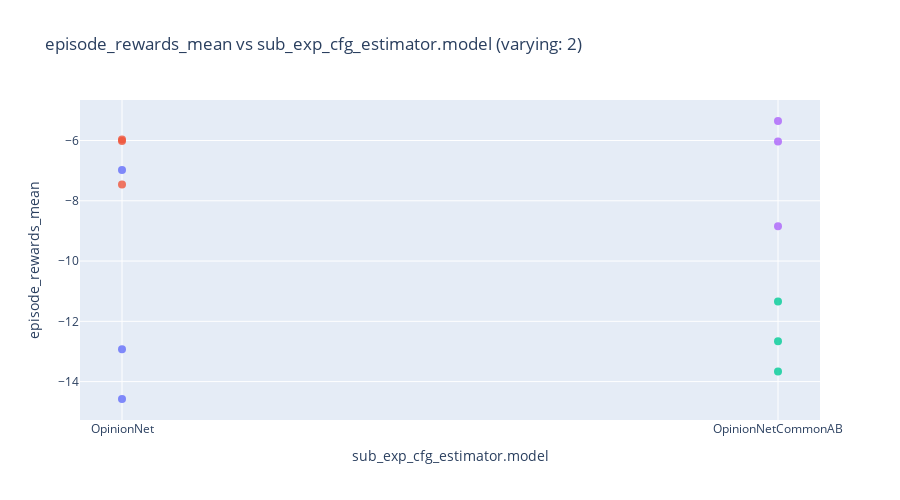
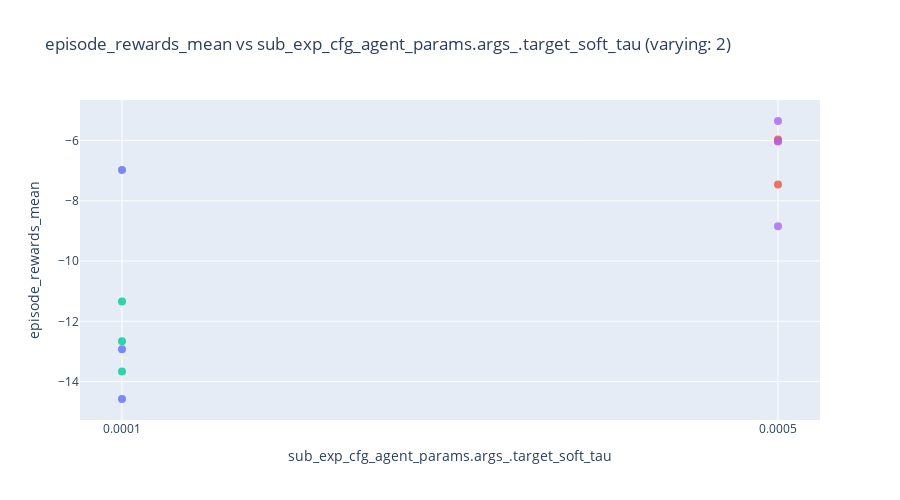

Notebook source saved alongside these figures, in order:
### Code cell
import plotly.express as px

# --- config ---
target_col = "episode_rewards_mean"          # your target metric
color_col  = "experiment_name"               # optional color grouping
readable_names = {
    # optional friendly names; falls back to raw column name if missing
    # "hp_raw_name": "Pretty Name",
}

# --- build plots ---
varying_hps = [hp for hp in hyperparam_columns if sub_df[hp].nunique(dropna=False) > 1]

if not varying_hps:
    print("No hyperparameters with more than one unique value — nothing to plot.")
else:
    for hp in varying_hps:
        # Rename only the current x column (leave others as-is for hover)
        x_name = readable_names.get(hp, hp)
        plot_df = sub_df.rename(columns={hp: x_name})

        fig = px.scatter(
            plot_df,
            x=x_name,
            y=target_col,
            color=color_col if color_col in plot_df.columns else None,
            hover_data=hyperparam_columns,  # handy to inspect full config per point
            title=f"{target_col} vs {x_name} (varying: {sub_df[hp].nunique(dropna=False)})",
            height=500
        )
        fig.update_traces(mode="markers", marker=dict(size=8, opacity=0.8))
        fig.update_layout(showlegend=False)
        fig.show()

### Figure 1 — Plotly figure (JSON) as saved in the notebook; plotly's stock layout.template omitted (floating-point values rounded to 4 significant figures)
{"data": [{"customdata": [["2000", "0.0001", "fixed"], ["2000", "0.0001", "fixed"], ["2000", "0.0001", "fixed"]], "hovertemplate": "experiment_name=0000_estimator.model_OpinionNet__agent_params.args_.replay_start_size_2000__agent_params.args_.target_soft_tau_0.0001__experiment_fixed<br>sub_exp_cfg_estimator.model=%{x}<br>episode_rewards_mean=%{y}<br>sub_exp_cfg_agent_params.args_.replay_start_size=%{customdata[0]}<br>sub_exp_cfg_agent_params.args_.target_soft_tau=%{customdata[1]}<br>sub_exp_cfg_experiment=%{customdata[2]}<extra></extra>", "legendgroup": "0000_estimator.model_OpinionNet__agent_params.args_.replay_start_size_2000__agent_params.args_.target_soft_tau_0.0001__experiment_fixed", "marker": {"color": "#636efa", "opacity": 0.8, "size": 8, "symbol": "circle"}, "mode": "markers", "name": "0000_estimator.model_OpinionNet__agent_params.args_.replay_start_size_2000__agent_params.args_.target_soft_tau_0.0001__experiment_fixed", "orientation": "v", "showlegend": true, "type": "scatter", "x": ["OpinionNet", "OpinionNet", "OpinionNet"], "xaxis": "x", "y": [-12.93, -14.58, -6.979], "yaxis": "y"}, {"customdata": [["2000", "0.0005", "fixed"], ["2000", "0.0005", "fixed"], ["2000", "0.0005", "fixed"]], "hovertemplate": "experiment_name=0001_estimator.model_OpinionNet__agent_params.args_.replay_start_size_2000__agent_params.args_.target_soft_tau_0.0005__experiment_fixed<br>sub_exp_cfg_estimator.model=%{x}<br>episode_rewards_mean=%{y}<br>sub_exp_cfg_agent_params.args_.replay_start_size=%{customdata[0]}<br>sub_exp_cfg_agent_params.args_.target_soft_tau=%{customdata[1]}<br>sub_exp_cfg_experiment=%{customdata[2]}<extra></extra>", "legendgroup": "0001_estimator.model_OpinionNet__agent_params.args_.replay_start_size_2000__agent_params.args_.target_soft_tau_0.0005__experiment_fixed", "marker": {"color": "#EF553B", "opacity": 0.8, "size": 8, "symbol": "circle"}, "mode": "markers", "name": "0001_estimator.model_OpinionNet__agent_params.args_.replay_start_size_2000__agent_params.args_.target_soft_tau_0.0005__experiment_fixed", "orientation": "v", "showlegend": true, "type": "scatter", "x": ["OpinionNet", "OpinionNet", "OpinionNet"], "xaxis": "x", "y": [-7.456, -5.962, -6.017], "yaxis": "y"}, {"customdata": [["2000", "0.0001", "fixed"], ["2000", "0.0001", "fixed"], ["2000", "0.0001", "fixed"]], "hovertemplate": "experiment_name=0002_estimator.model_OpinionNetCommonAB__agent_params.args_.replay_start_size_2000__agent_params.args_.target_soft_tau_0.0001__experiment_fixed<br>sub_exp_cfg_estimator.model=%{x}<br>episode_rewards_mean=%{y}<br>sub_exp_cfg_agent_params.args_.replay_start_size=%{customdata[0]}<br>sub_exp_cfg_agent_params.args_.target_soft_tau=%{customdata[1]}<br>sub_exp_cfg_experiment=%{customdata[2]}<extra></extra>", "legendgroup": "0002_estimator.model_OpinionNetCommonAB__agent_params.args_.replay_start_size_2000__agent_params.args_.target_soft_tau_0.0001__experiment_fixed", "marker": {"color": "#00cc96", "opacity": 0.8, "size": 8, "symbol": "circle"}, "mode": "markers", "name": "0002_estimator.model_OpinionNetCommonAB__agent_params.args_.replay_start_size_2000__agent_params.args_.target_soft_tau_0.0001__experiment_fixed", "orientation": "v", "showlegend": true, "type": "scatter", "x": ["OpinionNetCommonAB", "OpinionNetCommonAB", "OpinionNetCommonAB"], "xaxis": "x", "y": [-12.66, -13.66, -11.34], "yaxis": "y"}, {"customdata": [["2000", "0.0005", "fixed"], ["2000", "0.0005", "fixed"], ["2000", "0.0005", "fixed"]], "hovertemplate": "experiment_name=0003_estimator.model_OpinionNetCommonAB__agent_params.args_.replay_start_size_2000__agent_params.args_.target_soft_tau_0.0005__experiment_fixed<br>sub_exp_cfg_estimator.model=%{x}<br>episode_rewards_mean=%{y}<br>sub_exp_cfg_agent_params.args_.replay_start_size=%{customdata[0]}<br>sub_exp_cfg_agent_params.args_.target_soft_tau=%{customdata[1]}<br>sub_exp_cfg_experiment=%{customdata[2]}<extra></extra>", "legendgroup": "0003_estimator.model_OpinionNetCommonAB__agent_params.args_.replay_start_size_2000__agent_params.args_.target_soft_tau_0.0005__experiment_fixed", "marker": {"color": "#ab63fa", "opacity": 0.8, "size": 8, "symbol": "circle"}, "mode": "markers", "name": "0003_estimator.model_OpinionNetCommonAB__agent_params.args_.replay_start_size_2000__agent_params.args_.target_soft_tau_0.0005__experiment_fixed", "orientation": "v", "showlegend": true, "type": "scatter", "x": ["OpinionNetCommonAB", "OpinionNetCommonAB", "OpinionNetCommonAB"], "xaxis": "x", "y": [-6.031, -5.352, -8.844], "yaxis": "y"}], "layout": {"height": 500, "legend": {"title": {"text": "experiment_name"}, "tracegroupgap": 0}, "showlegend": false, "title": {"text": "episode_rewards_mean vs sub_exp_cfg_estimator.model (varying: 2)"}, "xaxis": {"anchor": "y", "domain": [0, 1], "title": {"text": "sub_exp_cfg_estimator.model"}}, "yaxis": {"anchor": "x", "domain": [0, 1], "title": {"text": "episode_rewards_mean"}}}}

### Figure 2 — Plotly figure (JSON) as saved in the notebook; plotly's stock layout.template omitted (floating-point values rounded to 4 significant figures)
{"data": [{"customdata": [["OpinionNet", "2000", "fixed"], ["OpinionNet", "2000", "fixed"], ["OpinionNet", "2000", "fixed"]], "hovertemplate": "experiment_name=0000_estimator.model_OpinionNet__agent_params.args_.replay_start_size_2000__agent_params.args_.target_soft_tau_0.0001__experiment_fixed<br>sub_exp_cfg_agent_params.args_.target_soft_tau=%{x}<br>episode_rewards_mean=%{y}<br>sub_exp_cfg_estimator.model=%{customdata[0]}<br>sub_exp_cfg_agent_params.args_.replay_start_size=%{customdata[1]}<br>sub_exp_cfg_experiment=%{customdata[2]}<extra></extra>", "legendgroup": "0000_estimator.model_OpinionNet__agent_params.args_.replay_start_size_2000__agent_params.args_.target_soft_tau_0.0001__experiment_fixed", "marker": {"color": "#636efa", "opacity": 0.8, "size": 8, "symbol": "circle"}, "mode": "markers", "name": "0000_estimator.model_OpinionNet__agent_params.args_.replay_start_size_2000__agent_params.args_.target_soft_tau_0.0001__experiment_fixed", "orientation": "v", "showlegend": true, "type": "scatter", "x": ["0.0001", "0.0001", "0.0001"], "xaxis": "x", "y": [-12.93, -14.58, -6.979], "yaxis": "y"}, {"customdata": [["OpinionNet", "2000", "fixed"], ["OpinionNet", "2000", "fixed"], ["OpinionNet", "2000", "fixed"]], "hovertemplate": "experiment_name=0001_estimator.model_OpinionNet__agent_params.args_.replay_start_size_2000__agent_params.args_.target_soft_tau_0.0005__experiment_fixed<br>sub_exp_cfg_agent_params.args_.target_soft_tau=%{x}<br>episode_rewards_mean=%{y}<br>sub_exp_cfg_estimator.model=%{customdata[0]}<br>sub_exp_cfg_agent_params.args_.replay_start_size=%{customdata[1]}<br>sub_exp_cfg_experiment=%{customdata[2]}<extra></extra>", "legendgroup": "0001_estimator.model_OpinionNet__agent_params.args_.replay_start_size_2000__agent_params.args_.target_soft_tau_0.0005__experiment_fixed", "marker": {"color": "#EF553B", "opacity": 0.8, "size": 8, "symbol": "circle"}, "mode": "markers", "name": "0001_estimator.model_OpinionNet__agent_params.args_.replay_start_size_2000__agent_params.args_.target_soft_tau_0.0005__experiment_fixed", "orientation": "v", "showlegend": true, "type": "scatter", "x": ["0.0005", "0.0005", "0.0005"], "xaxis": "x", "y": [-7.456, -5.962, -6.017], "yaxis": "y"}, {"customdata": [["OpinionNetCommonAB", "2000", "fixed"], ["OpinionNetCommonAB", "2000", "fixed"], ["OpinionNetCommonAB", "2000", "fixed"]], "hovertemplate": "experiment_name=0002_estimator.model_OpinionNetCommonAB__agent_params.args_.replay_start_size_2000__agent_params.args_.target_soft_tau_0.0001__experiment_fixed<br>sub_exp_cfg_agent_params.args_.target_soft_tau=%{x}<br>episode_rewards_mean=%{y}<br>sub_exp_cfg_estimator.model=%{customdata[0]}<br>sub_exp_cfg_agent_params.args_.replay_start_size=%{customdata[1]}<br>sub_exp_cfg_experiment=%{customdata[2]}<extra></extra>", "legendgroup": "0002_estimator.model_OpinionNetCommonAB__agent_params.args_.replay_start_size_2000__agent_params.args_.target_soft_tau_0.0001__experiment_fixed", "marker": {"color": "#00cc96", "opacity": 0.8, "size": 8, "symbol": "circle"}, "mode": "markers", "name": "0002_estimator.model_OpinionNetCommonAB__agent_params.args_.replay_start_size_2000__agent_params.args_.target_soft_tau_0.0001__experiment_fixed", "orientation": "v", "showlegend": true, "type": "scatter", "x": ["0.0001", "0.0001", "0.0001"], "xaxis": "x", "y": [-12.66, -13.66, -11.34], "yaxis": "y"}, {"customdata": [["OpinionNetCommonAB", "2000", "fixed"], ["OpinionNetCommonAB", "2000", "fixed"], ["OpinionNetCommonAB", "2000", "fixed"]], "hovertemplate": "experiment_name=0003_estimator.model_OpinionNetCommonAB__agent_params.args_.replay_start_size_2000__agent_params.args_.target_soft_tau_0.0005__experiment_fixed<br>sub_exp_cfg_agent_params.args_.target_soft_tau=%{x}<br>episode_rewards_mean=%{y}<br>sub_exp_cfg_estimator.model=%{customdata[0]}<br>sub_exp_cfg_agent_params.args_.replay_start_size=%{customdata[1]}<br>sub_exp_cfg_experiment=%{customdata[2]}<extra></extra>", "legendgroup": "0003_estimator.model_OpinionNetCommonAB__agent_params.args_.replay_start_size_2000__agent_params.args_.target_soft_tau_0.0005__experiment_fixed", "marker": {"color": "#ab63fa", "opacity": 0.8, "size": 8, "symbol": "circle"}, "mode": "markers", "name": "0003_estimator.model_OpinionNetCommonAB__agent_params.args_.replay_start_size_2000__agent_params.args_.target_soft_tau_0.0005__experiment_fixed", "orientation": "v", "showlegend": true, "type": "scatter", "x": ["0.0005", "0.0005", "0.0005"], "xaxis": "x", "y": [-6.031, -5.352, -8.844], "yaxis": "y"}], "layout": {"height": 500, "legend": {"title": {"text": "experiment_name"}, "tracegroupgap": 0}, "showlegend": false, "title": {"text": "episode_rewards_mean vs sub_exp_cfg_agent_params.args_.target_soft_tau (varying: 2)"}, "xaxis": {"anchor": "y", "domain": [0, 1], "title": {"text": "sub_exp_cfg_agent_params.args_.target_soft_tau"}}, "yaxis": {"anchor": "x", "domain": [0, 1], "title": {"text": "episode_rewards_mean"}}}}
